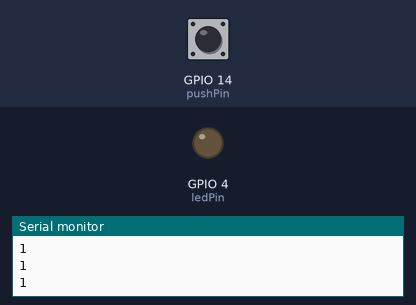
This sketch was run on a simulated ESP8266 (NodeMCU). On the bench: output pins drawn as LEDs (lit = HIGH), the last lines printed to the serial monitor. The inputs (shaded band) are chosen by the test bench; at power-on: GPIO 14 (pushPin) HIGH.

Above: at 1.2 s.
1.3 s: GPIO 14 (pushPin) pulled LOW for 0.15 s
At 1.9 s:
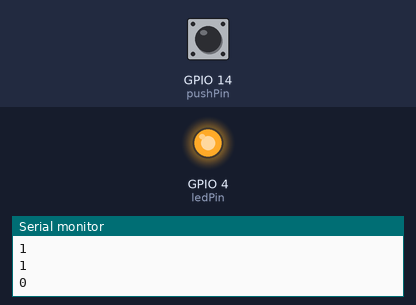
Timing chart, 0 to 4.3 s (numbered marks = the images above; inputs shaded):
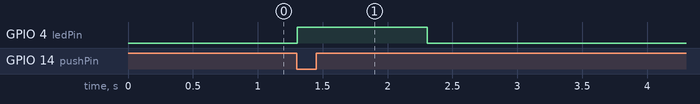

Measured:
- after the input at 1.3 s, GPIO 4 (ledPin): LOW → HIGH at once, → LOW 1.0 s later

The sketch:

sketch_panic_alarm.ino
```cpp
#include <SPI.h>
#include <ESP8266WiFi.h>
#include <ThingerESP8266.h>


ThingerESP8266 thing("xxxxx", "xxxx", "xxxxx");  // thinger.io( username,device name,device credentials)
int pushPin = 14;                               //the digital pin to the PIR sensor's output
int ledPin = 4;
int val = 0;                                    //variable for reading pin status


void setup() {

  pinMode(ledPin, OUTPUT);                            // declare LED  as output
  pinMode(pushPin, INPUT_PULLUP);                     //declare push button as input
  Serial.begin(9600);

  //connecting to WiFi
  thing.add_wifi("your_ssid", "your_password");       //SSID & password for mobile hotspot
  Serial.println("entering the gates");
}

void loop() {

  val = digitalRead(pushPin);
  Serial.println(val);                              //read input value
  if (val == LOW) {                                 //checks if the input is High (button released)
    digitalWrite(ledPin, HIGH);                     //turn LED OFF
    delay(1000);
    digitalWrite(ledPin, LOW);

    thing.handle();
    thing.call_endpoint("EmailService");
    delay(5000);
    //digitalWrite(inPin, HIGH);
  } else {
    digitalWrite(ledPin, LOW);  //turn LED ON
  }

}
```
